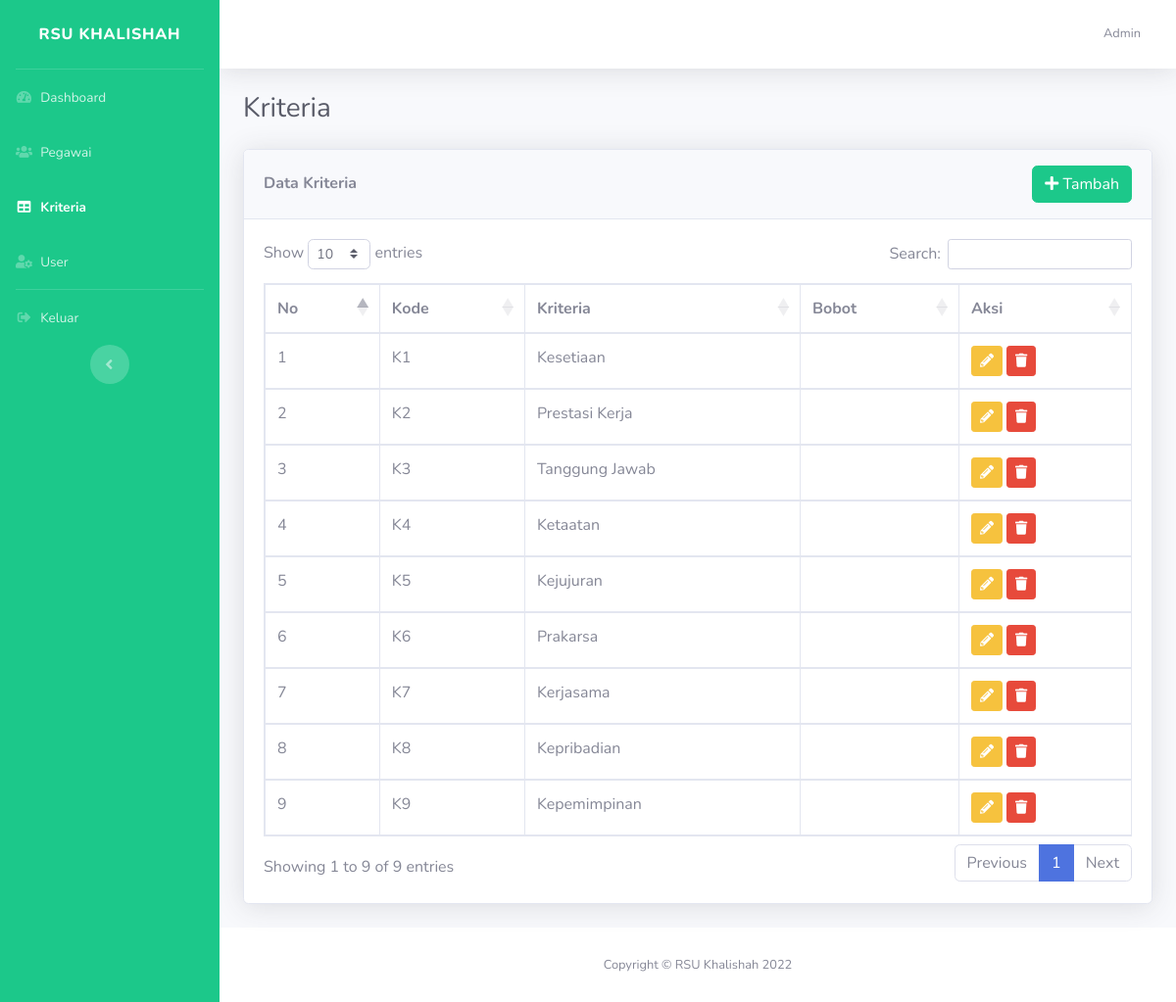
The app's page /dashboard/index.php?halaman=kriteria (signed in) with its own data.
### tables this page shows
CREATE TABLE `user` (
  `id` int(11) NOT NULL,
  `nama` varchar(50) NOT NULL,
  `username` varchar(12) NOT NULL,
  `password` varchar(255) NOT NULL,
  `role` varchar(25) NOT NULL,
  `id_bagian` int(11) DEFAULT NULL
);

CREATE TABLE `kriteria` (
  `id_kriteria` varchar(3) NOT NULL,
  `kriteria` varchar(25) NOT NULL,
  `id_bobot` int(11) NOT NULL
);

### dashboard/kriteria.php (the view)
<h1 class="h3 mb-4 text-gray-800">Kriteria</h1>
<div class="card shadow mb-4">
    <div class="card-header py-3 d-flex align-items-center justify-content-between">
        <h6 class="m-0 font-weight-bold">Data Kriteria</h6>
        <a href="index.php?halaman=tambah-kriteria" class="btn btn-success">
            <i class="fas fa-plus"></i> Tambah
        </a>
    </div>
    <div class="card-body">
        <div class="table-responsive">
            <table class="table table-bordered" id="dataTable" width="100%" cellspacing="0">
                <thead>
                    <tr>
                        <th>No</th>
                        <th>Kode</th>
                        <th>Kriteria</th>
                        <th>Bobot</th>
                        <th>Aksi</th>
                    </tr>
                </thead>
                <tbody>
                    <?php
                    $no = 1;
                    $query = mysqli_query($koneksi, "SELECT*FROM kriteria");
                    while ($data = mysqli_fetch_assoc($query)) {
                    ?>
                        <tr>
                            <td><?= $no++ ?></td>
                            <td><?= $data['id_kriteria'] ?></td>
                            <td><?= $data['kriteria'] ?></td>
                            <td><?= $data['bobot'] ?></td>
                            <td>
                                <a href="index.php?halaman=ubah-kriteria&kode=<?= $data['id_kriteria'] ?>">
                                    <button class="btn btn-warning btn-sm"><i class="fa fa-pencil-alt"></i></button>
                                </a>
                                <a href="./proses/proses_kriteria.php?aksi=hapus&kode=<?= $data['id_kriteria'] ?>">
                                    <button class="btn btn-danger btn-sm"><i class="fa fa-trash"></i></button>
                                </a>
                            </td>
                        </tr>
                    <?php
                    }
                    ?>
                </tbody>
            </table>
        </div>
    </div>
</div>

### dashboard/index.php (shortened to what this page needs)
<!DOCTYPE html>
<html lang="en">
<?php
include '../koneksi.php';
$halaman = isset($_GET['halaman']) ? $_GET['halaman'] : '';
$query = $_SESSION['login_type'] == 'user' ? mysqli_query($koneksi, "SELECT*FROM user where username='$_SESSION[username]'") : mysqli_query($koneksi, "SELECT*FROM pegawai where nip='$_SESSION[nip]'");
$user = mysqli_fetch_assoc($query);
?>
<head>
    <link href="../assets/vendor/fontawesome-free/css/all.min.css" rel="stylesheet" type="text/css">
    <link href="../assets/css/sb-admin-2.min.css" rel="stylesheet">
    <link href="https://cdnjs.cloudflare.com/ajax/libs/toastr.js/2.0.1/css/toastr.css" rel="stylesheet" />
    <link rel="stylesheet" href="https://cdn.datatables.net/1.12.1/css/dataTables.bootstrap5.min.css">
    <link rel="stylesheet" href="https://cdn.datatables.net/buttons/2.2.3/css/buttons.dataTables.min.css">
</head>
<body id="page-top">
    <div id="wrapper">
        <ul class="navbar-nav bg-success sidebar sidebar-dark accordion" id="accordionSidebar">
            <a class="sidebar-brand d-flex align-items-center justify-content-center" href="index.html">
                <div class="sidebar-brand-text mx-3">
                    RSU Khalishah
                </div>
            </a>
            <hr class="sidebar-divider my-0">
            <li class="nav-item <?= $halaman == '' ? 'active' : '' ?>">
                <a class="nav-link" href="index.php">
                    <i class="fas fa-fw fa-tachometer-alt"></i>
                    <span>Dashboard</span>
                </a>
            </li>
            <?php
            if ($_SESSION['login_type'] == 'user') {
            ?>
                <li class="nav-item <?= $halaman == 'pegawai' || $halaman == 'tambah-pegawai' || $halaman == 'ubah-pegawai' ? 'active' : '' ?>">
                    <a class="nav-link" href="index.php?halaman=pegawai">
                        <i class="fas fa-fw fa-users"></i>
                        <span>Pegawai</span>
                    </a>
                </li>
            <?php
            }
            ?>
            <?php
            if ($user['role'] == 'admin' or $user['id_bagian'] == 5) {
            ?>
                <li class="nav-item <?= $halaman == 'kriteria' || $halaman == 'tambah-kriteria' || $halaman == 'ubah-kriteria' ? 'active' : '' ?>">
                    <a class="nav-link" href="index.php?halaman=kriteria">
                        <i class="fas fa-fw fa-table"></i>
                        <span>Kriteria</span>
                    </a>
                </li>
                <li class="nav-item <?= $halaman == 'user' || $halaman == 'tambah-user' || $halaman == 'ubah-user' ? 'active' : '' ?>">
                    <a class="nav-link" href="index.php?halaman=user">
                        <i class="fas fa-fw fa-user-cog"></i>
                        <span>User</span>
                    </a>
                </li>
            <?php } ?>
            <hr class="sidebar-divider my-0">
            <li class="nav-item">
                <a href="../proses_autentikasi.php?aksi=logout" class="nav-link">
                    <i class="fas fa-fw fa-sign-out-alt"></i>
                    <span>Keluar</span>
                </a>
            </li>
            <div class="text-center d-none d-md-inline">
                <button class="rounded-circle border-0" id="sidebarToggle"></button>
            </div>
        </ul>
        <div id="content-wrapper" class="d-flex flex-column">
            <div id="content">
                <nav class="navbar navbar-expand navbar-light bg-white topbar mb-4 static-top shadow">
                    <ul class="navbar-nav ml-auto">
                        <li class="nav-item dropdown no-arrow">
                            <a class="nav-link dropdown-toggle" href="#" id="userDropdown" role="button" data-toggle="dropdown" aria-haspopup="true" aria-expanded="false">
                                <span class="mr-2 d-none d-lg-inline text-gray-600 small"><?= $_SESSION['login_type'] == 'user' ?  $user['nama']  : $user['nama_pegawai'] ?></span>
                            </a>
                        </li>
                    </ul>
                </nav>
                <div class="container-fluid">
                    <?php
                    if ($halaman == '') {
                        include './home.php';
                    } else if ($halaman == 'pegawai') {
                        include './pegawai.php';
                    } else if ($halaman == 'tambah-pegawai') {
                        include './tambah_pegawai.php';
                    } else if ($halaman == 'ubah-pegawai') {
                        include './ubah_pegawai.php';
                    } else if ($halaman == 'user') {
                        include './user.php';
                    } else if ($halaman == 'tambah-user') {
                        include './tambah_user.php';
                    } else if ($halaman == 'ubah-user') {
                        include './ubah_user.php';
                    } else if ($halaman == 'kriteria') {
                        include './kriteria.php';
                    } else if ($halaman == 'tambah-kriteria') {
                        include './tambah_kriteria.php';
                    } else if ($halaman == 'ubah-kriteria') {
                        include './ubah_kriteria.php';
                    } else if ($halaman == 'penilaian-pegawai') {
                        include './penilaian_pegawai.php';
                    } else if ($halaman == 'tambah-penilaian-pegawai') {
                        include './tambah_penilaian_pegawai.php';
                    } else if ($halaman == 'ubah-penilaian-pegawai') {
                        include './ubah_penilaian_pegawai.php';
                    } else if ($halaman == 'detail-penilaian-pegawai') {
                        include './detail_penilaian_pegawai.php';
                    } else if ($halaman == 'hasil-penilaian-pegawai') {
                        include './hasil_penilaian_pegawai2.php';
                    } else if ($halaman == 'keputusan-pegawai') {
                        include './keputusan_pegawai.php';
                    } else if ($halaman == 'hasil-keputusan-pegawai') {
                        include './hasil_keputusan_pegawai.php';
                    }
                    ?>
                </div>
            </div>
            <footer class="sticky-footer bg-white">
                <div class="container my-auto">
                    <div class="copyright text-center my-auto">
                        <span>Copyright &copy; RSU Khalishah 2022</span>
                    </div>
                </div>
            </footer>
        </div>
    </div>
</body>
</html>

### records on screen
user: nama "Admin"
kriteria: id_kriteria "K1", kriteria "Kesetiaan"
kriteria: id_kriteria "K2", kriteria "Prestasi Kerja"
kriteria: id_kriteria "K3", kriteria "Tanggung Jawab"
kriteria: id_kriteria "K4", kriteria "Ketaatan"
kriteria: id_kriteria "K5", kriteria "Kejujuran"
kriteria: id_kriteria "K6", kriteria "Prakarsa"
kriteria: id_kriteria "K7", kriteria "Kerjasama"
kriteria: id_kriteria "K8", kriteria "Kepribadian"
kriteria: id_kriteria "K9", kriteria "Kepemimpinan"
